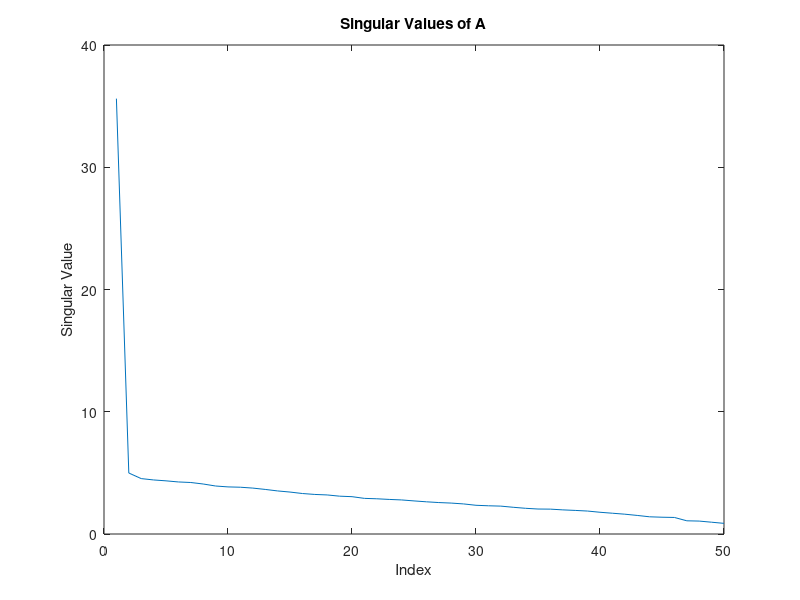

MATLAB code to generate this figure:
% Define the matrix A
A = rand(100,50);

% Calculate the singular values of A
s = svd(A);

% Plot the singular values of A
plot(s)
title('Singular Values of A')
xlabel('Index')
ylabel('Singular Value')

% Calculate the condition number of A
conditioning_index = s(1)/s(end);

% Calculate the rank of A
tolerance = max(size(A)) * eps(max(s));
k = sum(s > tolerance);

% Display the results
fprintf('The conditioning index of A is %f\n', conditioning_index);
fprintf('The rank of A is %d\n', k);